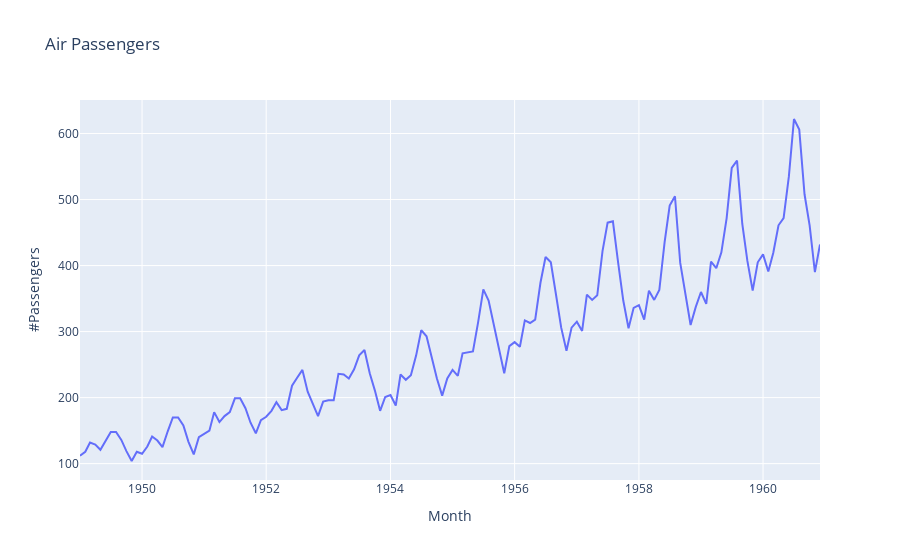

Notebook cell for this chart:
### Code cell
import plotly.express as px

fig = px.line(data, x='Month', y='#Passengers', title='Air Passengers')
fig.show()

### Figure 1 — Plotly figure (JSON) as saved in the notebook; plotly's stock layout.template omitted (floating-point values rounded to 4 significant figures; data arrays with more than 128 entries replaced by an {"elided": "..."} marker saying what was removed)
{"data": [{"hovertemplate": "Month=%{x}<br>#Passengers=%{y}<extra></extra>", "legendgroup": "", "line": {"color": "#636efa", "dash": "solid"}, "marker": {"symbol": "circle"}, "mode": "lines", "name": "", "orientation": "v", "showlegend": false, "type": "scatter", "x": {"elided": "144 str values"}, "xaxis": "x", "y": {"elided": "144 int values"}, "yaxis": "y"}], "layout": {"legend": {"tracegroupgap": 0}, "title": {"text": "Air Passengers"}, "xaxis": {"anchor": "y", "domain": [0, 1], "title": {"text": "Month"}}, "yaxis": {"anchor": "x", "domain": [0, 1], "title": {"text": "#Passengers"}}}}
